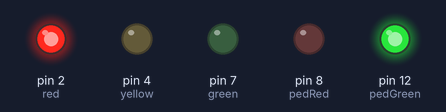
This sketch was run on a simulated Arduino Uno, built with avr-gcc and run on an emulated ATmega328P. On the bench: output pins drawn as LEDs (lit = HIGH).

Above: at 1.5 s.
At 5.7 s:
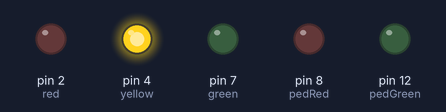
At 8.7 s:
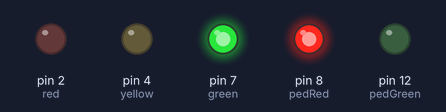
At 11.35 s:
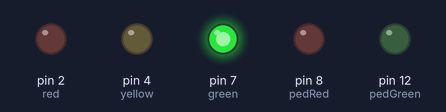
At 14.75 s:
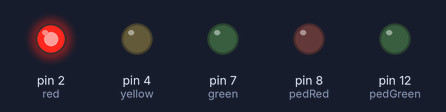
Timing chart, 0 to 15.1 s (numbered marks = the images above):
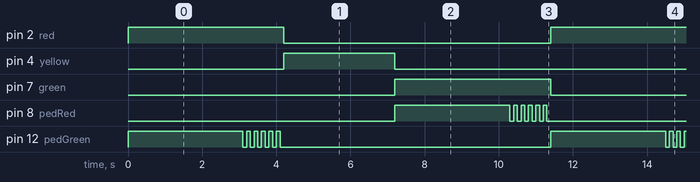

The sketch:

traffic_light.ino
```cpp
     int red=2;
     int yellow=4;
     int green=7;
     int pedRed=8;
     int pedGreen=12;

void setup() {
  // put your setup code here, to run once:

     pinMode(red,OUTPUT);
     pinMode(yellow,OUTPUT);
     pinMode(green,OUTPUT);
     pinMode(pedRed,OUTPUT);
     pinMode(pedGreen,OUTPUT);
}

void loop() {
  // put your main code here, to run repeatedly:

  digitalWrite(red,HIGH);
  digitalWrite(yellow,LOW);
  digitalWrite(green,LOW);
  digitalWrite(pedGreen,HIGH);
  digitalWrite(pedRed,LOW);
  delay(3000);

  for(int i=0;i<=5;i++)
  {
    digitalWrite(pedGreen,HIGH);
    delay(100);
    digitalWrite(pedGreen,LOW);
    delay(100);
  }


  digitalWrite(red,LOW);
  digitalWrite(yellow,HIGH);
  digitalWrite(green,LOW);
  digitalWrite(pedGreen,LOW);
  digitalWrite(pedRed,LOW);
  delay(3000);

  digitalWrite(red,LOW);
  digitalWrite(yellow,LOW);
  digitalWrite(green,HIGH);
  digitalWrite(pedGreen,LOW);
  digitalWrite(pedRed,HIGH);
  delay(3000);

  for(int i=0;i<=5;i++)
  {
    digitalWrite(pedRed,HIGH);
    delay(100);
    digitalWrite(pedRed,LOW);
    delay(100);
  }


}
```

Measured:
- by itself, pin 2 (red), pin 7 (green): alternates HIGH for 4.2 s and LOW for 7.2 s
- by itself, pin 4 (yellow): alternates HIGH for 3.0 s and LOW for 8.4 s
- by itself, pin 8 (pedRed), pin 12 (pedGreen): repeats every 11.4 s: 5 × (LOW 0.10 s, HIGH 0.10 s), LOW 7.3 s, HIGH 3.1 s
